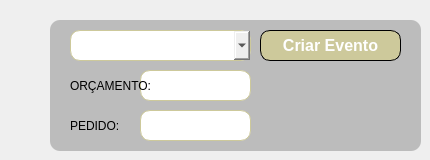
   <widget class="QWidget" name="tab_5">
    <attribute name="title">
     <string>CRIAR EVENTO</string>
    </attribute>
    <widget class="QPushButton" name="btnCriarEvento">
     <property name="enabled">
      <bool>true</bool>
     </property>
     <property name="geometry">
      <rect>
       <x>260</x>
       <y>30</y>
       <width>141</width>
       <height>31</height>
      </rect>
     </property>
     <property name="font">
      <font>
       <family>Arial</family>
       <pointsize>12</pointsize>
       <weight>75</weight>
       <bold>true</bold>
      </font>
     </property>
     <property name="styleSheet">
      <string notr="true">	border-radius: 10px;
	border: 1px solid rgb(0,0,0);
    background-color: #CDC99B;
    color: white;</string>
     </property>
     <property name="text">
      <string>Criar Evento</string>
     </property>
    </widget>
    <widget class="QLineEdit" name="inputOrcamentoNovo">
     <property name="geometry">
      <rect>
       <x>140</x>
       <y>70</y>
       <width>111</width>
       <height>31</height>
      </rect>
     </property>
     <property name="font">
      <font>
       <family>Arial</family>
       <pointsize>12</pointsize>
      </font>
     </property>
     <property name="styleSheet">
      <string notr="true">border-radius: 10px;
border: 1px solid #CDC99B;</string>
     </property>
     <property name="alignment">
      <set>Qt::AlignCenter</set>
     </property>
     <property name="readOnly">
      <bool>false</bool>
     </property>
     <property name="clearButtonEnabled">
      <bool>false</bool>
     </property>
    </widget>
    <widget class="QLineEdit" name="inputPedidoNovo">
     <property name="geometry">
      <rect>
       <x>140</x>
       <y>110</y>
       <width>111</width>
       <height>31</height>
      </rect>
     </property>
     <property name="font">
      <font>
       <family>Arial</family>
       <pointsize>12</pointsize>
      </font>
     </property>
     <property name="styleSheet">
      <string notr="true">border-radius: 10px;
border: 1px solid #CDC99B;</string>
     </property>
     <property name="alignment">
      <set>Qt::AlignCenter</set>
     </property>
     <property name="readOnly">
      <bool>false</bool>
     </property>
     <property name="clearButtonEnabled">
      <bool>false</bool>
     </property>
    </widget>
    <widget class="QComboBox" name="dropdownTipoEventoNovo">
     <property name="geometry">
      <rect>
       <x>70</x>
       <y>30</y>
       <width>181</width>
       <height>31</height>
      </rect>
     </property>
     <property name="font">
      <font>
       <family>Arial</family>
       <pointsize>12</pointsize>
      </font>
     </property>
     <property name="styleSheet">
      <string notr="true">border-radius: 10px;
border: 1px solid #CDC99B;</string>
     </property>
    </widget>
    <widget class="QLabel" name="label_14">
     <property name="geometry">
      <rect>
       <x>50</x>
       <y>20</y>
       <width>371</width>
       <height>131</height>
      </rect>
     </property>
     <property name="styleSheet">
      <string notr="true">background: rgb(188,188,188); border-radius: 10px;</string>
     </property>
     <property name="text">
      <string/>
     </property>
    </widget>
    <widget class="QLabel" name="label_17">
     <property name="geometry">
      <rect>
       <x>70</x>
       <y>70</y>
       <width>81</width>
       <height>31</height>
      </rect>
     </property>
     <property name="text">
      <string>ORÇAMENTO:</string>
     </property>
     <property name="alignment">
      <set>Qt::AlignLeading|Qt::AlignLeft|Qt::AlignVCenter</set>
     </property>
    </widget>
    <widget class="QLabel" name="label_18">
     <property name="geometry">
      <rect>
       <x>70</x>
       <y>110</y>
       <width>51</width>
       <height>31</height>
      </rect>
     </property>
     <property name="text">
      <string>PEDIDO:</string>
     </property>
     <property name="alignment">
      <set>Qt::AlignLeading|Qt::AlignLeft|Qt::AlignVCenter</set>
     </property>
    </widget>
    <zorder>label_14</zorder>
    <zorder>btnCriarEvento</zorder>
    <zorder>inputOrcamentoNovo</zorder>
    <zorder>inputPedidoNovo</zorder>
    <zorder>dropdownTipoEventoNovo</zorder>
    <zorder>label_17</zorder>
    <zorder>label_18</zorder>
   </widget>
